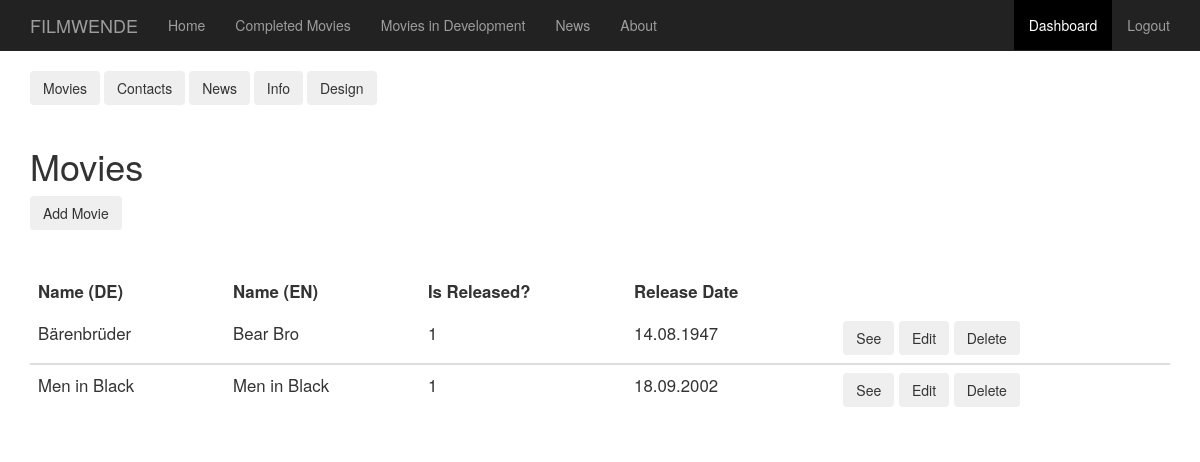
The page /dashboard_movies (signed in) on the database its author committed.
### app/models.py (models this page shows, shortened)
class Movie(db.Model):
    __tablename__ = "movies"
    id = db.Column(db.Integer, primary_key=True)
    title_DE = db.Column(db.String, unique=True)
    title_EN = db.Column(db.String, unique=True)
    isReleased = db.Column(db.Integer)
    release_date = db.Column(db.String(140))
    format = db.Column(db.String)
    isColored = db.Column(db.Integer)
    language = db.Column(db.String)
    duration = db.Column(db.String)
    synopsis = db.Column(db.String)
    awards = db.Column(db.String)
    screenings = db.Column(db.String)
    supporters = db.Column(db.String)
    directors = db.Column(db.String)
    producers = db.Column(db.String)
    executive_producers = db.Column(db.String)
    editors = db.Column(db.String)
    cinematography = db.Column(db.String)
    sound_recordist = db.Column(db.String)
    sound_mix = db.Column(db.String)
    color = db.Column(db.String)
    image_url = db.Column(db.String)

### app/routes.py (the view)
@login_required
@app.route('/dashboard', methods=['GET', 'POST'])
@app.route ('/dashboard_movies')
def dashboard():
    movies = Movie.query.all()
    return render_template('dashboard_movies.html', movies = movies)

### app/models.py (called while the page is built)
@login.user_loader
def load_user(id):
    return User.query.get(int(id))

### app/templates/dashboard_movies.html
{% extends "base2.html" %}
{% block content %}
<div class="container">
  {% include '_dashboard.html' %}
  <div class="col"><hr></div>
  <h1>Movies</h1>
  <button type="button" class="btn btn-outline-secondary" onclick ="window.location = '/edit_movie';"> Add Movie</button>
  <div class="col"><hr></div>
  {% if movies | length > 0 %}
  <table class="table">
    <thead>
      <tr>
        <th scope="col">Name (DE)</th>
        <th scope="col">Name (EN)</th>
        <th scope="col">Is Released?</th>
        <th scope="col">Release Date</th>
        <th scope="col"></th>
      </tr>
    </thead>
    {%for movie in movies%}
    <tbody>
      <tr>
        <td>{{movie.title_DE }}</td>
        <td>{{movie.title_EN}}</td>
        <td>{{movie.isReleased}}</td>
        <td>{{movie.release_date}}</td>
        <td>
          <button type="button" class="btn btn-outline-secondary" onclick ="window.location = '/movies/{{movie.title_DE}}';"> See </button>
          <button type="button" class="btn btn-outline-secondary" onclick ="window.location = '/edit_movie?id={{movie.id}}';"> Edit </button>
          <button type="button" class="btn btn-outline-secondary" onclick ="window.location = '/delete_movie?id={{movie.id}}';"> Delete </button>
        </td>
      </tr>
    </tbody>
    {%endfor%}
  </table>
{%else%}
  <i>No movie yet.</i>
{%endif%}
  </div>
{%endblock%}

### app/static/mystyle.css (style rules this page uses)
hr { border-color: rgba(255, 255, 255); }
.table>tbody>tr>td, .table>tbody>tr>th, .table>thead>tr>th { border-color: transparent!important; font-size: larger; }
html, body { max-width: 100%; overflow-x: hidden; }

### rows shown on the page
Movie: title_DE "Bärenbrüder", title_EN "Bear Bro", isReleased "1", release_date "14.08.1947"
Movie: title_DE "Men in Black", title_EN "Men in Black", isReleased "1", release_date "18.09.2002"
